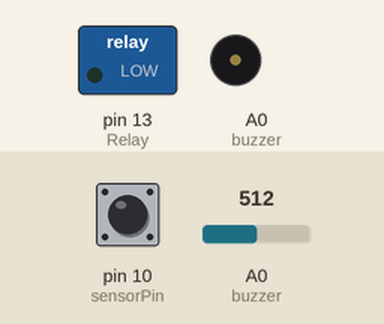
This sketch was run on a simulated Arduino Uno, built with avr-gcc and run on an emulated ATmega328P. Parts: switched loads named in the sketch (green lamp = pin HIGH), buzzer (waves = sounding, pin HIGH). The test bench sets the inputs (shaded band); at power-on: pin 10 (sensorPin) HIGH, A0 (buzzer) = 512. What the sketch prints to the serial monitor is not drawn.

Above: at 1.2 s.
1.3 s: pin 10 (sensorPin) driven LOW
2.9 s: pin 10 (sensorPin) driven HIGH
4.4 s: pin 10 (sensorPin) pulsed LOW 2 times (0.12 s each, 0.3 s apart)
At 9.0 s:
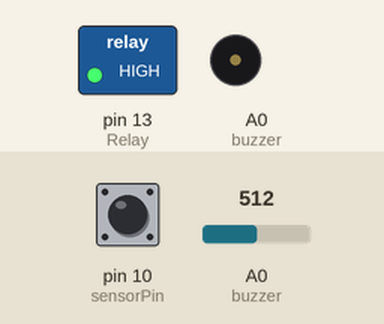
At 11.5 s:
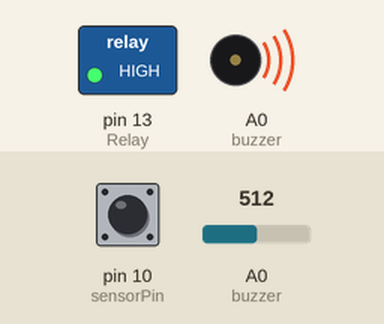
Timing chart, 0 to 13.0 s (numbered marks = the images above; inputs shaded):
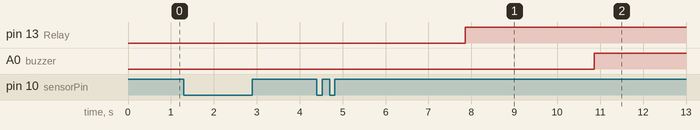

Measured:
- after the input at 1.3 s, every drawn part: stays the same
- after the input at 2.9 s, every drawn part: stays the same
- after the input at 4.4 s, pin 13 (Relay): LOW → HIGH after 3.5 s instead of 1.6 s; A0 (buzzer): LOW → HIGH after 6.5 s instead of 4.6 s

The sketch:

EE_colab.ino
```cpp
#define Relay 13
#define buzzer A0
int val=0;
static const int sensorPin = 10;                    // sensor input pin
int SensorStatePrevious = LOW;                      // previous state of the sensor

unsigned long minSensorDuration = 3000;             // Time we wait before  the sensor active as long
unsigned long minSensorDuration2 = 6000;
unsigned long SensorLongMillis;                     // Time in ms when the sensor was active
bool SensorStateLongTime = false;                   // True if it is a long active

const int intervalSensor = 50;                      // Time between two readings sensor state
unsigned long previousSensorMillis;                 // Timestamp of the latest reading

unsigned long SensorOutDuration;                    // Time the sensor is active in ms

//// GENERAL ////

unsigned long currentMillis;                        // Variable to store the number of milleseconds since the Arduino has started

void setup() {
  Serial.begin(9600);                               // Initialise the serial monitor

  pinMode(sensorPin, INPUT);                        // set sensorPin as input
  Serial.println("Press button");
  pinMode(Relay,OUTPUT);
  pinMode(buzzer,OUTPUT);
}

// Function for reading the sensor state
void readSensorState() {
  // Serial.print(SensorStatePrevious);
  val = analogRead(buzzer);
  Serial.print(val);
  // If the difference in time between the previous reading is larger than intervalsensor
  if(currentMillis - previousSensorMillis > intervalSensor) {

    // Read the digital value of the sensor (LOW/HIGH)
    int SensorState = digitalRead(sensorPin);
    if (SensorState == LOW){
      SensorState = HIGH;
    }
    else
    {
      SensorState = LOW;
    }
    // If the button has been active AND
    // If the sensor wasn't activated before AND
    // IF there was not already a measurement running to determine how long the sensor has been activated
    if (SensorState == LOW && SensorStatePrevious == HIGH && !SensorStateLongTime) {
     SensorLongMillis = currentMillis;
       SensorStatePrevious = LOW;

      Serial.println("Button pressed");
    }
    Serial.print(SensorState);
    // Calculate how long the sensor has been activated
   SensorOutDuration = currentMillis - SensorLongMillis;

    // If the button is active AND
    // If there is no measurement running to determine how long the sensor is active AND
    // If the time the sensor has been activated is larger or equal to the time needed for a long active
    if (SensorState == LOW && !SensorStateLongTime && SensorOutDuration >= minSensorDuration) {
      SensorStateLongTime = true;
      digitalWrite(Relay,HIGH);
      Serial.println("Button long pressed");
    }
    if (SensorState == LOW && SensorStateLongTime && SensorOutDuration >= minSensorDuration2) {
     SensorStateLongTime = true;
      digitalWrite(buzzer,HIGH);
      delay(1000);
      Serial.print(SensorStatePrevious);
      Serial.println("Button long pressed");
    }

    // If the sensor is released AND
    // If the sensor was activated before
    if (SensorState == HIGH && SensorStatePrevious == LOW) {
      SensorStatePrevious = HIGH;
      Serial.println("Here");
      Serial.print(SensorState);
      SensorStateLongTime = false;
      digitalWrite(Relay,LOW);
      digitalWrite(buzzer,LOW);
      Serial.println("Button released");


    }

    // store the current timestamp in previousSensorMillis
   previousSensorMillis = currentMillis;

  }

}

void loop() {

  currentMillis = millis();    // store the current time
  readSensorState();           // read the sensor state

}
```
